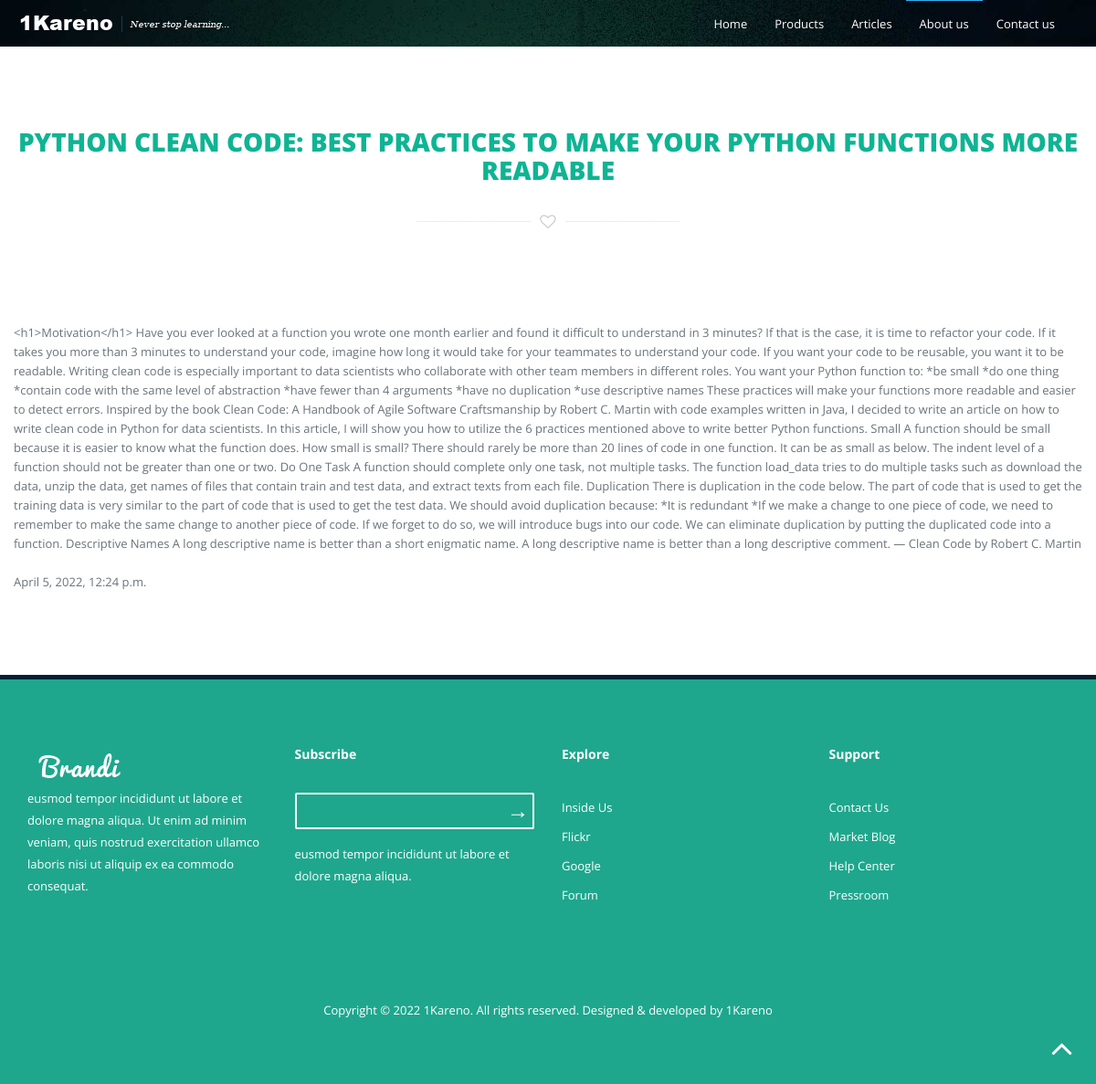
/blog/articleDetail/1 (signed in), run on the app's committed database.
### blog/models.py (models this page shows)
class Article(models.Model):
    CATEGORY_CHOICES = (
        ('D', 'Draft'),
        ('P', 'Publish'),
    )
    user = models.ForeignKey(settings.AUTH_USER_MODEL, on_delete=models.CASCADE)
    title = models.CharField(max_length=150, blank=False)
    description = models.TextField()
    category = models.ForeignKey(Category, on_delete=models.CASCADE)
    image = models.ImageField(upload_to='media/thumbnails')
    pub_date = models.DateTimeField(default=timezone.now, blank=True, null=True)
    status = models.CharField(choices=CATEGORY_CHOICES, max_length=1)
    def __str__(self):
        return self.title

### blog/views.py (the view)
# urls.py: path('articleDetail/<int:id>', articleDetail, name='articleDetail'),
@login_required
def articleDetail(request, id):
    article = get_object_or_404(Article, id=id)
    return render(request, 'blog/articleDetail.html', {'articleDetail': article})

### blog/templates/blog/articleDetail.html (shortened to what this page needs)
<!DOCTYPE html>
{% load static %}
 <html lang="en" class="no-js">
    <head>
        <link rel="stylesheet" href="{% static 'assets/css/font-awesome.min.css' %}">
        <link rel="stylesheet" href="{% static 'assets/css/bootstrap.min.css' %}">
        <link rel="stylesheet" href="{% static 'assets/css/jquery.fancybox.css' %}">
        <link rel="stylesheet" href="{% static 'assets/css/animate.css' %}">
        <link rel="stylesheet" href="{% static 'assets/css/main.css' %}">
        <link rel="stylesheet" href="{% static 'assets/css/media-queries.css' %}">
    </head>
    <body id="body">
        <header id="navigation" class="navbar-fixed-top navbar" style="background-image: url({% static 'assets/img/banner.jpg' %});  background-repeat:no-repeat; background-size: cover">
            <div class="container">
                <div class="navbar-header">
                    <a class="navbar-brand" href="#body">
						<h1 id="logo">
							<img src="{% static 'assets/img/logo brand.png' %}" alt="Brandi">
						</h1>
					</a>
                </div>
                <nav class="collapse navbar-collapse navbar-right" role="navigation">
                    <ul id="nav" class="nav navbar-nav">
                        <li class="current"><a href="#body">Home</a></li>
                        <li><a href="#features">Products</a></li>
                        <li><a href="#works">Articles</a></li>
                        <li><a href="#team">About us</a></li>
                        <li><a href="http://google.com">Contact us</a></li>
                    </ul>
                </nav>
            </div>
        </header>
		<section id="team" class="team" style="margin-top: 7rem">
			<div class="container">
				<div class="row">
					<div class="sec-title text-center wow fadeInUp animated" data-wow-duration="700ms">
						<h2>{{articleDetail}}</h2>
						<div class="devider"><i class="fa fa-heart-o fa-lg"></i></div>
					</div>
					<div class="sec-sub-title text-center wow fadeInRight animated" data-wow-duration="500ms">
					</div>
       						 {{ articleDetail.description }}<br><br>
       						 {{ articleDetail.pub_date }}<br><br>
				</div>
			</div>
		</section>
		<footer id="footer" class="footer">
			<div class="container">
				<div class="row">
					<div class="col-md-3 col-sm-6 col-xs-12 wow fadeInUp animated" data-wow-duration="500ms">
						<div class="footer-single">
							<img src="{% static 'assets/img/footer-logo.png' %}" alt="">
							<p>eusmod tempor incididunt ut labore et dolore magna aliqua. Ut enim ad minim veniam, quis nostrud exercitation ullamco laboris nisi ut aliquip ex ea commodo consequat.</p>
						</div>
					</div>
					<div class="col-md-3 col-sm-6 col-xs-12 wow fadeInUp animated" data-wow-duration="500ms" data-wow-delay="300ms">
						<div class="footer-single">
							<h6>Subscribe </h6>
							<form action="#" class="subscribe">
								<input type="text" name="subscribe" id="subscribe">
								<input type="submit" value="&#8594;" id="subs">
							</form>
							<p>eusmod tempor incididunt ut labore et dolore magna aliqua. </p>
						</div>
					</div>
					<div class="col-md-3 col-sm-6 col-xs-12 wow fadeInUp animated" data-wow-duration="500ms" data-wow-delay="600ms">
						<div class="footer-single">
							<h6>Explore</h6>
							<ul>
								<li><a href="#">Inside Us</a></li>
								<li><a href="#">Flickr</a></li>
								<li><a href="#">Google</a></li>
								<li><a href="#">Forum</a></li>
							</ul>
						</div>
					</div>
					<div class="col-md-3 col-sm-6 col-xs-12 wow fadeInUp animated" data-wow-duration="500ms" data-wow-delay="900ms">
						<div class="footer-single">
							<h6>Support</h6>
							<ul>
								<li><a href="#">Contact Us</a></li>
								<li><a href="#">Market Blog</a></li>
								<li><a href="#">Help Center</a></li>
								<li><a href="#">Pressroom</a></li>
							</ul>
						</div>
					</div>
				</div>
				<div class="row">
					<div class="col-md-12">
						<p class="copyright text-center">
							Copyright © 2022 <a href="http://1kareno.com/">1Kareno</a>. All rights reserved. Designed & developed by <a href="http://1kareno.com/">1Kareno</a>
						</p>
					</div>
				</div>
			</div>
		</footer>
		<a href="javascript:void(0);" id="back-top"><i class="fa fa-angle-up fa-3x"></i></a>
    </body>
</html>

### static/assets/css/main.css (style rules this page uses)
body { background-color: #fff; font-family: 'Open Sans', sans-serif; line-height: 21px; font-size: 13px; color: #6a737b; }
ol, ul { margin: 0; padding: 0; list-style: none; }
figure, p { margin: 0; }
a { color: #fff; -webkit-transition: all .3s ease-in 0s; -moz-transition: all .3s ease-in 0s; -ms-transition: all .3s ease-in 0s; -o-transition: all .3s ease-in 0s; transition: all .3s ease-in 0s; }
a, a:focus, a:hover { text-decoration: none; outline: 0; }
h1, h2, h3, h4, h5, h6 { font-weight: normal; margin: 0; }
body > section, .footer { padding: 70px 0; }
.sec-title h2 { color: #0eb493; font-size: 28px; font-weight: 800; text-transform: uppercase; }
.sec-sub-title { margin: 35px 0 45px; }
.devider { margin-top: 30px; }
.devider i { color: #cccccc; }
.devider:before, .devider:after { content: "______________________"; color: #e6e8ea; position: relative; bottom: 6px; }
.devider:before { right: 10px; }
.devider:after { left: 10px; }
#navigation { background-color: #0EB493; border: 0 none; margin: 0; -webkit-transition: background-color 800ms linear; -moz-transition: background-color 800ms linear; -ms-transition: background-color 800ms linear; -o-transition: background-color 800ms linear; transition: background-color 800ms linear; }
.navbar-brand { padding: 0; }
.navbar-nav li a { border-top: 1px solid transparent; }
.navbar-nav li a.current, .navbar-nav li a:focus, .navbar-nav li a:hover { background-color: transparent; border-top: 1px solid #32B0EE; color: #fff; }
.footer { background-color: #1ea78d; border-top: 5px solid #062033; color: #fff; }
.footer h6 { font-size: 14px; font-weight: 700; line-height: 24px; margin-bottom: 30px; }
.footer-single .subscribe { margin-bottom: 15px; position: relative; }
.subscribe #subscribe { background-color: transparent; border: 2px solid #fff; border-radius: 2px; height: 40px; text-indent: 10px; width: 100%; }
.subscribe #subs { background-color: transparent; border: 0 none; font-size: 24px; position: absolute; right: 0; top: 6px; }
.footer-single { line-height: 24px; }
.footer-single li { line-height: 32px; }
.copyright { color: #fff; margin-top: 100px; }
#back-top { bottom: 20px; position: fixed; right: 25px; z-index: 9; }

### data on the page
Article: title "PYTHON CLEAN CODE: BEST PRACTICES TO MAKE YOUR PYTHON FUNCTIONS MORE READABLE", description "<h1>Motivation</h1> Have you ever looked at a function you wrote one month earlier and found it difficult to understand in 3 minutes? If that is the case, it is time to refactor your code. If it takes you more than 3 minutes to understand your code, imagine how long it would take for your teammates to understand your code. If you want your code to be reusable, you want it to be readable. Writing clean code is especially important to data scientists who collaborate with other team members in different roles. You want your Python function to: *be small *do one thing *contain code with the same level of abstraction *have fewer than 4 arguments *have no duplication *use descriptive names These…", pub_date "April 5, 2022, 12:24 p.m."
